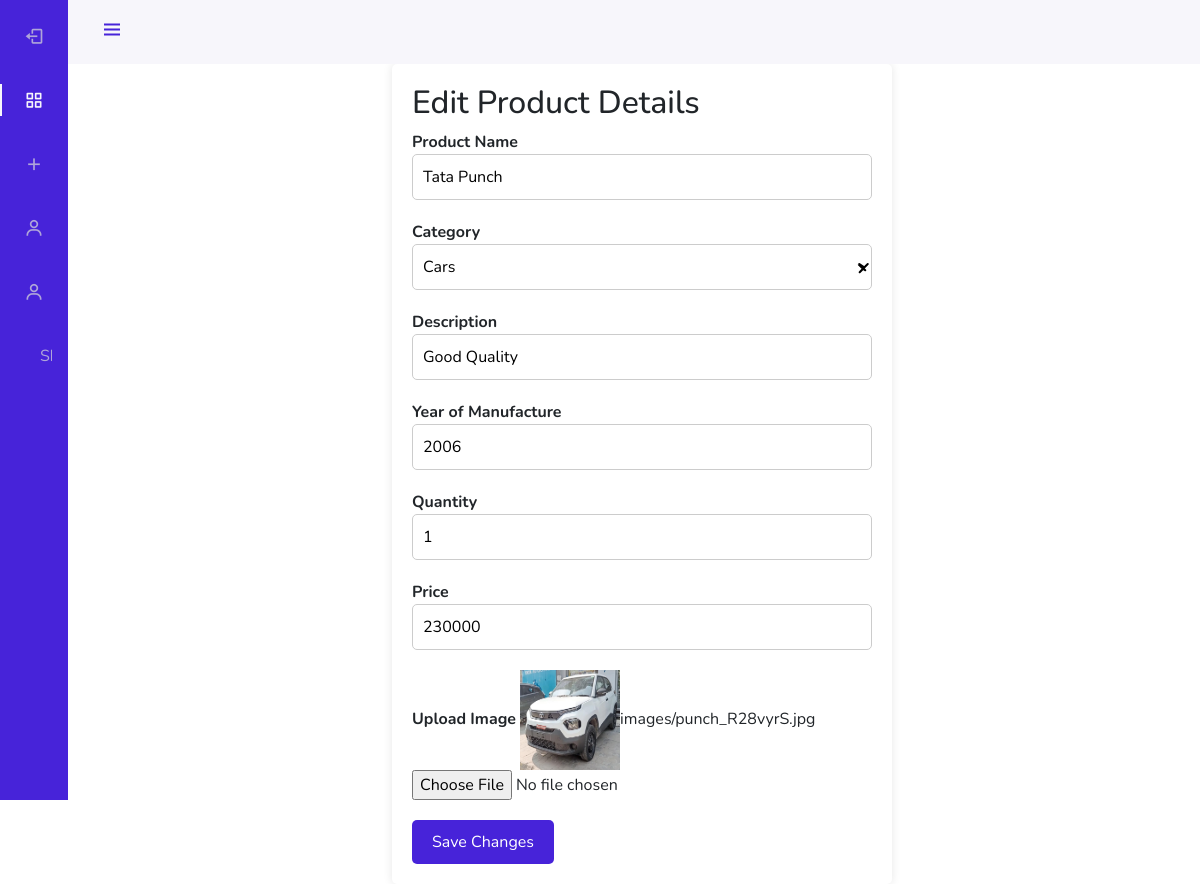
Page /editProduct/1 (signed in) on the committed database.
### olx_management_app/models.py (models this page shows)
class Addproduct(models.Model):
    user = models.ForeignKey(User, on_delete=models.CASCADE, null=True)
    add=models.ForeignKey(Category,on_delete=models.CASCADE,null=True)
    Product_name=models.CharField(max_length=255)
    description=models.CharField(max_length=255)
    year=models.IntegerField(null=True)
    qty=models.IntegerField(null=True, blank=True)
    price=models.IntegerField(null=True)
    image=models.ImageField(upload_to="images/",null=True)
    is_approved = models.BooleanField(default=False)

class Category(models.Model):
    cat_name=models.CharField(max_length=255)

### olx_management_app/views.py (the view)
# urls.py: path('editProduct/<int:pk>', views.editProduct, name='editProduct'),
@login_required(login_url='index')
def editProduct(request, pk):
    Products = Addproduct.objects.get(id=pk)
    cat = Category.objects.all()
    return render(request, 'editProduct.html', {'bk': Products, 'ca': cat})

### templates/editProduct.html (shortened to what this page needs)
{% load static %}
<!DOCTYPE html>
<html>
  <head>
    <link
      href="https://cdn.jsdelivr.net/npm/bootstrap@5.1.3/dist/css/bootstrap.min.css"
      rel="stylesheet"
    />
    <link
      href="https://cdn.jsdelivr.net/npm/boxicons@latest/css/boxicons.min.css"
      rel="stylesheet"
    />
  </head>
  <body id="body-pd">
    <header class="header" id="header">
      <div class="header_toggle">
        <i class="bx bx-menu" id="header-toggle"></i>
      </div>
      <div class="header_img">
        <img src="{% static 'images/giphy.gif' %}" alt="" />
      </div>
    </header>
    <div class="l-navbar" id="nav-bar">
      <nav class="nav">
        <div>
          <a href="{% url 'logout1' %}" class="nav_link">
            <i class="bx bx-log-out nav_icon"></i>
          </a>
          <div class="nav_list">
            <a href="{% url 'adminhome' %}" class="nav_link active">
              <i class="bx bx-grid-alt nav_icon"></i>
            </a>
            <a href="{% url 'addcategory' %}" class="nav_link">
                <i class="bx bx-plus nav_icon"></i>
              </a>
            <a href="{% url 'userdetails' %}" class="nav_link">
              <i class="bx bx-user nav_icon"></i>
            </a>
            <a href="{% url 'loginusers'  %}" class="nav_link">
              <i class="bx bx-user nav_icon"></i>
            </a>
            <a href="{% url 'showProduct' %}" class="nav_link">
              <span class="nav_name">Show Products</span>
            </a>
          </div>
        </div>
      </nav>
    </div>
    <div class="container">
    <div class="edit-form">
        <h2>    Edit Product Details</h2>
        <form action="{% url 'editProduct_details' bk.id %}" method="post" enctype="multipart/form-data">
            <div class="form-group">
                <label for="ProductName">Product Name</label>
                <input type="text" id="ProductName" name="Productname" value="{{ bk.Product_name }}" placeholder="Enter product name">
            </div>
            <div class="form-group">
                <label for="category">Category</label>
                <select id="category" name="category">
                    {% for c in ca %}
                        <option value="{{ c.id }}" {% if c.id == bk.add.id %}selected{% endif %}>{{ c.cat_name }}</option>
                    {% endfor %}
                </select>
            </div>
            <div class="form-group">
                <label for="description">Description</label>
                <input type="text" name="description" value="{{ bk.description }}" placeholder="Enter product description">
            </div>
            <div class="form-group">
                <label for="yr">Year of Manufacture</label>
                <input type="number" id="yr" name="year" value="{{ bk.year }}" placeholder="Enter year">
            </div>
            <div class="form-group">
                <label for="qty">Quantity</label>
                <input type="number" id="qy" name="qty" value="{{ bk.qty }}" placeholder="Enter Quantity">
            </div>
            <div class="form-group">
                <label for="price">Price</label>
                <input type="number" id="price" value="{{ bk.price }}" name="price" placeholder="Enter price">
            </div>
            <div class="form-group">
                <label for="img">Upload Image</label>
        <img src="{{bk.image.url}}" alt="Product Image" width="100px" height="100px">{{bk.image}}
                <input type="file"  name="img">
            </div>
            <button type="submit" class="btn btn-primary">Save Changes</button>
        </form>
    </div>
</div>
</body>
</html>

### templates/editProduct.html (style rules this page uses)
:root { --header-height: 3rem; --nav-width: 68px; --first-color: #4723d9; --first-color-light: #afa5d9; --white-color: #f7f6fb; --body-font: "Nunito", sans-serif; --normal-font-size: 1rem; --z-fixed: 100; }
body { position: relative; margin: var(--header-height) 0 0 0; padding: 0 1rem; font-family: var(--body-font); font-size: var(--normal-font-size); transition: 0.5s; }
a { text-decoration: none; }
.header { width: 100%; height: var(--header-height); position: fixed; top: 0; left: 0; display: flex; align-items: center; justify-content: space-between; padding: 0 1rem; background-color: var(--white-color); z-index: var(--z-fixed); transition: 0.5s; }
.header_toggle { color: var(--first-color); font-size: 1.5rem; cursor: pointer; }
.header_img { width: 35px; height: 35px; display: flex; justify-content: center; border-radius: 50%; overflow: hidden; }
.header_img img { width: 40px; }
.l-navbar { position: fixed; top: 0; left: -30%; width: var(--nav-width); height: 100vh; background-color: var(--first-color); padding: 0.5rem 1rem 0 0; transition: 0.5s; z-index: var(--z-fixed); }
.nav { height: 100%; display: flex; flex-direction: column; justify-content: space-between; overflow: hidden; }
.nav_logo, .nav_link { display: grid; grid-template-columns: max-content max-content; align-items: center; column-gap: 1rem; padding: 0.5rem 0 0.5rem 1.5rem; }
.nav_link { position: relative; color: var(--first-color-light); margin-bottom: 1.5rem; transition: 0.3s; }
.nav_icon { font-size: 1.25rem; }
.active { color: var(--white-color); }
.active::before { content: ""; position: absolute; left: 0; width: 2px; height: 32px; background-color: var(--white-color); }
@media screen and (min-width: 768px) { body { margin: calc(var(--header-height) + 1rem) 0 0 0; padding-left: calc(var(--nav-width) + 2rem); } }
@media screen and (min-width: 768px) { .header { height: calc(var(--header-height) + 1rem); padding: 0 2rem 0 calc(var(--nav-width) + 2rem); } }
@media screen and (min-width: 768px) { .header_img { width: 40px; height: 40px; } }
@media screen and (min-width: 768px) { .header_img img { width: 45px; } }
@media screen and (min-width: 768px) { .l-navbar { left: 0; padding: 1rem 1rem 0 0; } }
.edit-form { background-color: #fff; padding: 20px; border-radius: 5px; box-shadow: 0 0 10px rgba(0, 0, 0, 0.1); max-width: 500px; margin: 0 auto; }
.form-group { margin-bottom: 20px; }
label { font-weight: bold; }
input[type="text"], input[type="number"], select { width: 100%; padding: 10px; border: 1px solid #ccc; border-radius: 5px; font-size: 16px; }
select { appearance: none; -webkit-appearance: none; -moz-appearance: none; background-size: 16px; }
button[type="submit"] { background-color: var(--first-color); color: white; padding: 10px 20px; border: none; border-radius: 5px; cursor: pointer; }

### rows in the picture
Addproduct: Productname "Tata Punch", category "Cars", description "Good Quality", year "2006", qty "1", price "230000", image (picture), image "images/punch_R28vyrS.jpg"
